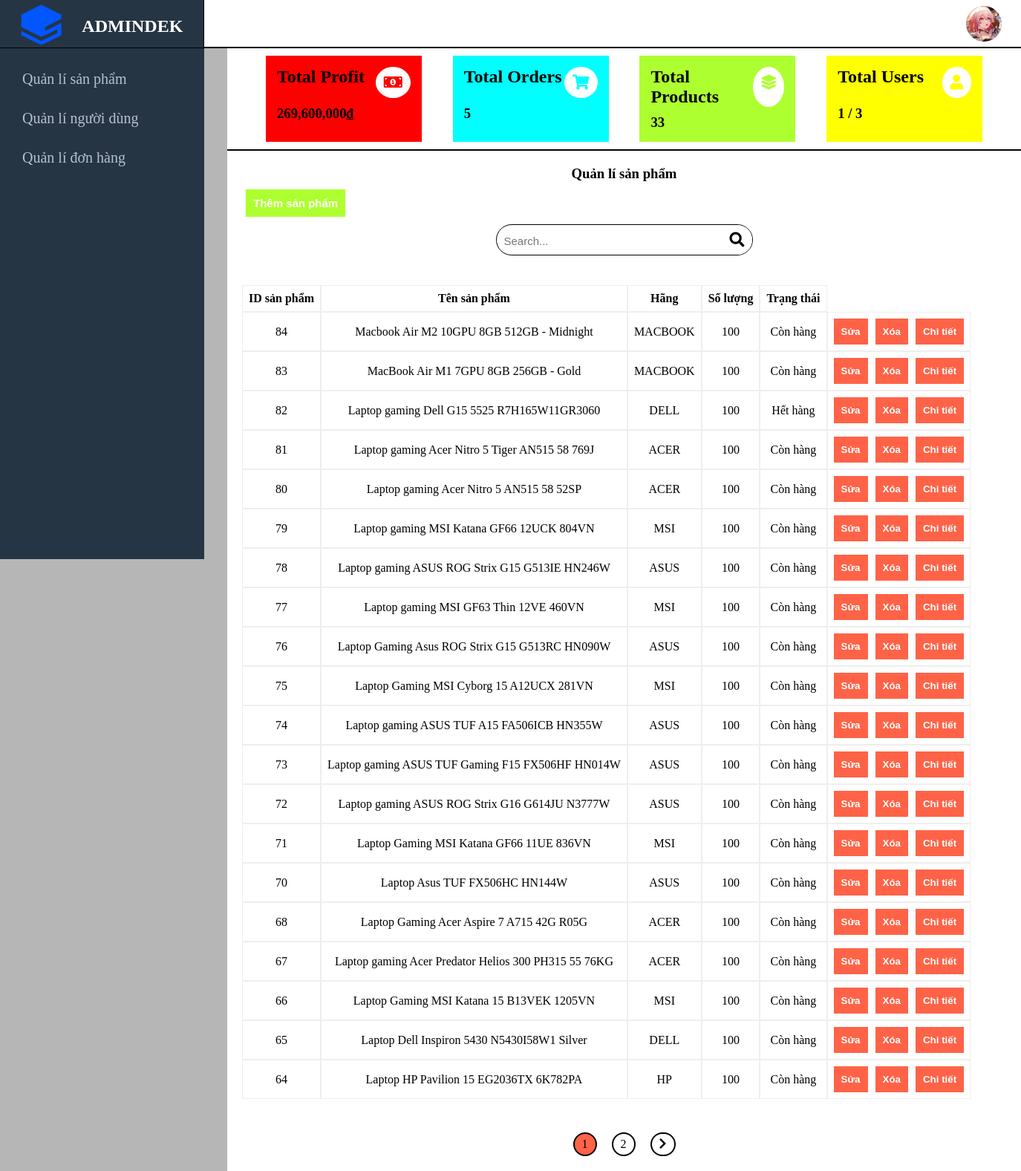
The page /admin.php?type=manager_product (signed in) on the database its author committed.
### tables this page shows
CREATE TABLE `product` (
  `id` int(11) NOT NULL,
  `name` varchar(200) NOT NULL,
  `image` text DEFAULT NULL,
  `quantity` text DEFAULT NULL,
  `price` float(10,3) DEFAULT 0.000,
  `sale_price` float(10,3) DEFAULT 0.000,
  `id_hang` int(11) DEFAULT NULL,
  `category` text NOT NULL,
  `cpu` text DEFAULT NULL,
  `ram` text DEFAULT NULL,
  `o_cung` text DEFAULT NULL,
  `card_do_hoa` text DEFAULT NULL,
  `trong_luong` text DEFAULT NULL,
  `mau_sac` text DEFAULT NULL,
  `kich_thuoc` text DEFAULT NULL,
  `status` tinyint(4) NOT NULL DEFAULT 1
);

CREATE TABLE `hang` (
  `id` int(11) NOT NULL,
  `name` varchar(200) NOT NULL,
  `image` text DEFAULT NULL
);

### manager_product.php (the view, shortened to what this page needs)
<?php
if (isset($_POST['searchss'])) {
    $search_query = $_POST['searchss'];
    $sql = "SELECT product.*, hang.name AS 'name_hang' FROM product JOIN hang ON product.id_hang = hang.id WHERE product.name LIKE '%$search_query%'";
} else {
    $sql = "SELECT product.*, hang.name AS 'name_hang' FROM product JOIN hang ON product.id_hang = hang.id";
}
$result = mysqli_query($conn, $sql);
$total_table = mysqli_num_rows($result);
$limit = 20;
$cr_page = (isset($_GET['page']) ? $_GET['page'] : 1);
$page = ceil($total_table / $limit);
$cr_page = max(1, min($page, $cr_page));
$start = ($cr_page - 1) * $limit;
$sql .= " ORDER BY product.id DESC LIMIT $start, $limit";
$result = mysqli_query($conn, $sql);
?>
<!DOCTYPE html>
<html lang="vn">
<head>
    <link rel="stylesheet" href="./Css/styles.css">
    <link rel="stylesheet" href="./Css/responsive_home.css">
</head>
<body>
    <div class="manager_product_frame">
        <div class="title_manager_product">
            <h3>Quản lí sản phẩm</h3>
        </div>
        <div class="operation_product">
            <div class="button_add_product">
                <button><a href="admin.php?type=add_product">Thêm sản phẩm</a></button>
            </div>
            <div class="frame_search_product">
                <div class="search_product">
                    <form action="" id="search_box" method="POST" role="form">
                        <input class="search_text" id="search_text" name="searchss" type="text" placeholder="Search...">
                        <button class="search_submit" id="search_submit" type="submit"><i class="fas fa-search"></i></button>
                    </form>
                </div>
            </div>
        </div>
        <div class="manager_product">
            <table>
                <thead>
                    <tr>
                        <th>ID sản phẩm</th>
                        <th>Tên sản phẩm </th>
                        <th>Hãng</th>
                        <th>Số lượng</th>
                        <th>Trạng thái</th>
                    </tr>
                </thead>
                <tbody>
                    <?php foreach ($result as $pro) : ?>
                        <tr>
                            <td style="text-align: center;"><?php echo $pro['id'] ?></td>
                            <td style="text-align: center;"><?php echo $pro['name'] ?></td>
                            <td style="text-align: center;"><?php echo $pro['name_hang'] ?></td>
                            <td style="text-align: center;"><?php echo $pro['quantity'] ?></td>
                            <?php if ($pro['status'] == 1) { ?>
                                <td style="text-align: center;">Còn hàng</td>
                            <?php } else { ?>
                                <td style="text-align: center;">Hết hàng</td>
                            <?php } ?>
                            <td class="button_fdd">
                                <button class="button_fixed"><a href="admin.php?type=fixed_product&id=<?php echo $pro['id'] ?>">Sửa</a></button>
                                <button class="button_delete"><a href="remove_product.php?id=<?php echo $pro['id'] ?>">Xóa</a></button>
                                <button class="button_details"><a href="product_detail.php?id=<?php echo $pro['id'] ?>">Chi tiết</a></button>
                            </td>
                        </tr>
                    <?php endforeach; ?>
                </tbody>
            </table>
            <div class="page_number">
                <div class="number">
                    <ul>
                        <?php for ($i = 1; $i <= $page; $i++) { ?>
                            <li class="number1 <?php echo (($cr_page == $i) ? 'active' : '') ?>"><a href="admin.php?type=manager_product&page=<?php echo $i ?>"><?php echo $i ?></a></li>
                        <?php } ?>
                        <?php if ($cr_page + 1 <= $page) { ?>
                            <li class="number1"><a href="admin.php?type=manager_product&page=<?php echo $cr_page + 1 ?>"><i class="fas fa-chevron-right"></i></a></li>
                        <?php } ?>
                    </ul>
                </div>
            </div>
        </div>
    </div>
</body>
</html>

### Css/styles.css (style rules this page uses)
* { box-sizing: border-box; margin: 0; padding: 0; }
html body { background-color: #b6b6b6; overflow-y: scroll; flex-grow: 1; }
.fa-search, .fa-shopping-cart { font-size: 20px; }
#search_box { background: white; border-radius: 30px; margin-top: 10px; }
#search_text { padding: 15px 15px; border: none; outline: none; border-radius: 50%; width: 500px; font-size: 15px; }
#search_submit { border: none; padding: 15px; border-radius: 50%; background: white; }
.content_type, .content_laptop, .page_number { display: flex; justify-content: center; align-items: center; }
.page_number { margin-top: 25px; }
.page_number .number ul { display: flex; }
.page_number .number ul li a { text-decoration: none; color: black; font-size: 16px; }
.page_number .number ul li { border: 2px solid black; margin: 10px; border-radius: 30px; list-style: none; padding: 5px 10px; }
.page_number .active { background-color: tomato; }
.manager_product_frame .manager_product table { box-sizing: border-box; border-collapse: separate; border-spacing: 0; padding: 10px; margin-left: 0px; }
.manager_product_frame .manager_product table tr th { border: 2px solid #eeeeee; box-sizing: border-box; border-style: solid; border-width: 1px; padding: 8px; }
.manager_product_frame .manager_product table tr td { border: 2px solid #eeeeee; box-sizing: border-box; border-style: solid; border-width: 1px; padding: 8px; }
.manager_product_frame .manager_product button { padding: 10px; background-color: tomato; border: none; font-weight: 600; cursor: pointer; }
.manager_product_frame .manager_product button a { color: white; text-decoration: none; }
.manager_product_frame .manager_product .button_fdd { display: flex; }
.manager_product_frame .manager_product .button_fixed, .manager_product_frame .manager_product .button_delete { margin-right: 10px; }
.manager_product_frame { background-color: white; padding: 10px; height: 100%; }
.manager_product_frame .title_manager_product h3 { text-align: center; padding: 10px; }
.manager_product_frame .button_add_product button { padding: 10px; margin-left: 15px; margin-right: 15px; background-color: greenyellow; border: none; font-size: 15px; font-weight: 600; }
.manager_product_frame .button_add_product button a { text-decoration: none; color: white; }
.manager_product_frame .operation_product .frame_search_product { display: flex; justify-content: center; align-items: center; }
.manager_product_frame .operation_product { padding-bottom: 30px; }
.manager_product_frame .operation_product #search_box { border: 1px solid black; border-radius: 30px; }
.manager_product_frame .search_product #search_text { padding: 10px 10px; outline: none; width: 300px; font-size: 15px; border: none; border-radius: 50%; }
.manager_product_frame .search_product #search_submit { border: none; padding: 10px 10px; background: white; border-radius: 50%; font-size: 15px; }

### rows shown on the page
product: id "84", name "Macbook Air M2 10GPU 8GB 512GB - Midnight", id_hang.name "MACBOOK", quantity "100", status "Còn hàng"
product: id "83", name "MacBook Air M1 7GPU 8GB 256GB - Gold", id_hang.name "MACBOOK", quantity "100", status "Còn hàng"
product: id "82", name "Laptop gaming Dell G15 5525 R7H165W11GR3060", id_hang.name "DELL", quantity "100", status "Hết hàng"
product: id "81", name "Laptop gaming Acer Nitro 5 Tiger AN515 58 769J", id_hang.name "ACER", quantity "100", status "Còn hàng"
product: id "80", name "Laptop gaming Acer Nitro 5 AN515 58 52SP", id_hang.name "ACER", quantity "100", status "Còn hàng"
product: id "79", name "Laptop gaming MSI Katana GF66 12UCK 804VN", id_hang.name "MSI", quantity "100", status "Còn hàng"
product: id "78", name "Laptop gaming ASUS ROG Strix G15 G513IE HN246W", id_hang.name "ASUS", quantity "100", status "Còn hàng"
product: id "77", name "Laptop gaming MSI GF63 Thin 12VE 460VN", id_hang.name "MSI", quantity "100", status "Còn hàng"
product: id "76", name "Laptop Gaming Asus ROG Strix G15 G513RC HN090W", id_hang.name "ASUS", quantity "100", status "Còn hàng"
product: id "75", name "Laptop Gaming MSI Cyborg 15 A12UCX 281VN", id_hang.name "MSI", quantity "100", status "Còn hàng"
product: id "74", name "Laptop gaming ASUS TUF A15 FA506ICB HN355W", id_hang.name "ASUS", quantity "100", status "Còn hàng"
product: id "73", name "Laptop gaming ASUS TUF Gaming F15 FX506HF HN014W", id_hang.name "ASUS", quantity "100", status "Còn hàng"
product: id "72", name "Laptop gaming ASUS ROG Strix G16 G614JU N3777W", id_hang.name "ASUS", quantity "100", status "Còn hàng"
product: id "71", name "Laptop Gaming MSI Katana GF66 11UE 836VN", id_hang.name "MSI", quantity "100", status "Còn hàng"
product: id "70", name "Laptop Asus TUF FX506HC HN144W", id_hang.name "ASUS", quantity "100", status "Còn hàng"
product: id "68", name "Laptop Gaming Acer Aspire 7 A715 42G R05G", id_hang.name "ACER", quantity "100", status "Còn hàng"
product: id "67", name "Laptop gaming Acer Predator Helios 300 PH315 55 76KG", id_hang.name "ACER", quantity "100", status "Còn hàng"
product: id "66", name "Laptop Gaming MSI Katana 15 B13VEK 1205VN", id_hang.name "MSI", quantity "100", status "Còn hàng"
product: id "65", name "Laptop Dell Inspiron 5430 N5430I58W1 Silver", id_hang.name "DELL", quantity "100", status "Còn hàng"
product: id "64", name "Laptop HP Pavilion 15 EG2036TX 6K782PA", id_hang.name "HP", quantity "100", status "Còn hàng"

### other values the page prints
$totalRevenue * 1000 "269,600"
$totalOrders "5"
$totalProducts "33"
$onlineUsers "1"
$totalUsers "3"
